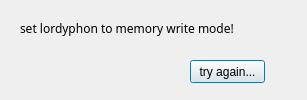
<?xml version="1.0" encoding="UTF-8"?>
<ui version="4.0">
 <class>Dialog</class>
 <widget class="QDialog" name="Dialog">
  <property name="geometry">
   <rect>
    <x>0</x>
    <y>0</y>
    <width>307</width>
    <height>100</height>
   </rect>
  </property>
  <property name="windowTitle">
   <string>Dialog</string>
  </property>
  <widget class="QPushButton" name="pushButton">
   <property name="geometry">
    <rect>
     <x>190</x>
     <y>60</y>
     <width>75</width>
     <height>23</height>
    </rect>
   </property>
   <property name="text">
    <string>try again...</string>
   </property>
  </widget>
  <widget class="QLabel" name="label_2">
   <property name="geometry">
    <rect>
     <x>20</x>
     <y>20</y>
     <width>291</width>
     <height>16</height>
    </rect>
   </property>
   <property name="font">
    <font>
     <family>Lucida Sans Typewriter</family>
     <weight>50</weight>
     <bold>false</bold>
    </font>
   </property>
   <property name="contextMenuPolicy">
    <enum>Qt::DefaultContextMenu</enum>
   </property>
   <property name="accessibleName">
    <string>0</string>
   </property>
   <property name="frameShadow">
    <enum>QFrame::Sunken</enum>
   </property>
   <property name="lineWidth">
    <number>0</number>
   </property>
   <property name="text">
    <string>set lordyphon to memory write mode!</string>
   </property>
  </widget>
 </widget>
 <resources/>
 <connections/>
</ui>
